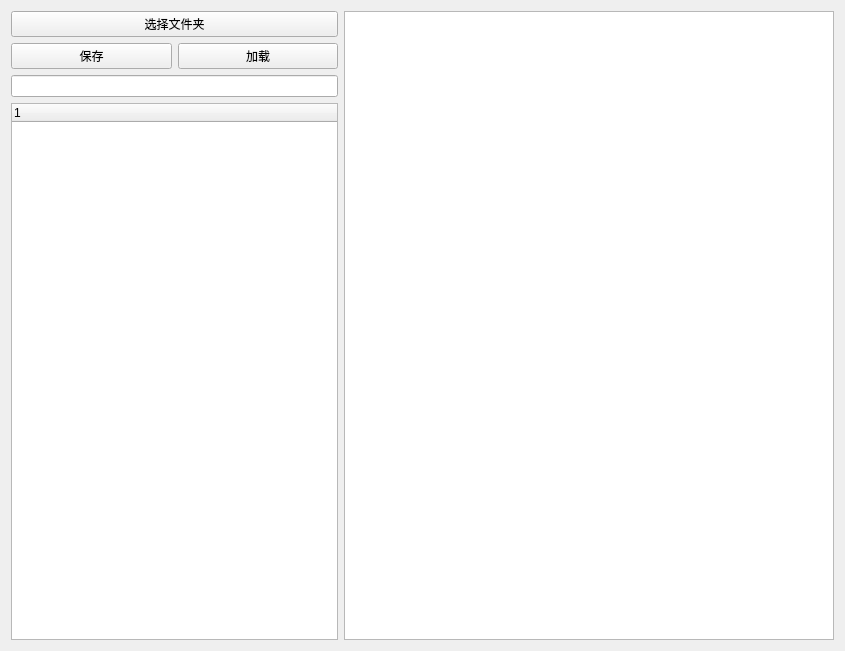
<?xml version="1.0" encoding="UTF-8"?>
<ui version="4.0">
 <class>Form</class>
 <widget class="QWidget" name="Form">
  <property name="geometry">
   <rect>
    <x>0</x>
    <y>0</y>
    <width>845</width>
    <height>651</height>
   </rect>
  </property>
  <property name="windowTitle">
   <string>loading</string>
  </property>
  <layout class="QGridLayout" name="gridLayout" columnstretch="2,3">
   <item row="0" column="0">
    <layout class="QGridLayout" name="gridLayout_2" columnstretch="0,0,0">
     <item row="2" column="0">
      <widget class="QPushButton" name="pushButton_save">
       <property name="text">
        <string>保存</string>
       </property>
      </widget>
     </item>
     <item row="2" column="1">
      <widget class="QPushButton" name="pushButton_load">
       <property name="text">
        <string>加载</string>
       </property>
      </widget>
     </item>
     <item row="0" column="0" colspan="2">
      <widget class="QPushButton" name="pushButton_select">
       <property name="text">
        <string>选择文件夹</string>
       </property>
      </widget>
     </item>
     <item row="3" column="0" colspan="2">
      <widget class="QLineEdit" name="lineEdit"/>
     </item>
    </layout>
   </item>
   <item row="0" column="1" rowspan="2">
    <widget class="QTextBrowser" name="textBrowser"/>
   </item>
   <item row="1" column="0">
    <widget class="QTreeWidget" name="treeWidget">
     <column>
      <property name="text">
       <string notr="true">1</string>
      </property>
     </column>
    </widget>
   </item>
  </layout>
 </widget>
 <resources/>
 <connections/>
</ui>
